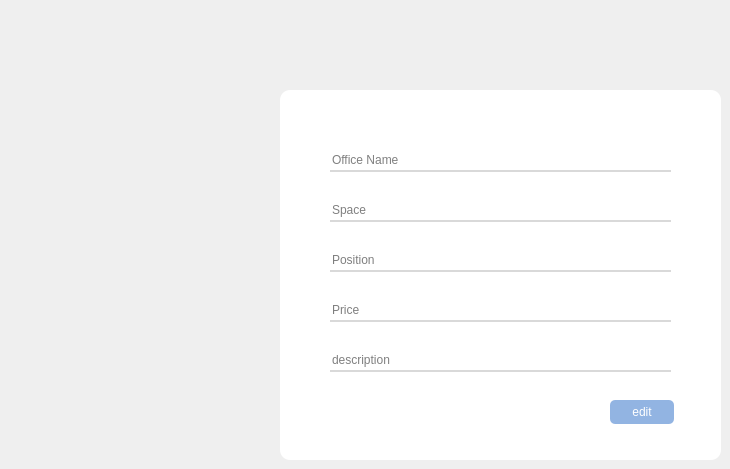
       <widget class="QWidget" name="page_14">
        <widget class="QWidget" name="edit_office_widget" native="true">
         <property name="geometry">
          <rect>
           <x>280</x>
           <y>90</y>
           <width>441</width>
           <height>370</height>
          </rect>
         </property>
         <property name="styleSheet">
          <string notr="true">background-color:white;
border-radius:10px;</string>
         </property>
         <widget class="QLineEdit" name="office_Name_line_edit">
          <property name="geometry">
           <rect>
            <x>50</x>
            <y>60</y>
            <width>341</width>
            <height>22</height>
           </rect>
          </property>
          <property name="styleSheet">
           <string notr="true">border:none;
border-bottom: 1.5px solid #d9d9d9;
border-radius:unset;</string>
          </property>
          <property name="placeholderText">
           <string>Office Name</string>
          </property>
         </widget>
         <widget class="QLineEdit" name="space_line_edit">
          <property name="geometry">
           <rect>
            <x>50</x>
            <y>110</y>
            <width>341</width>
            <height>22</height>
           </rect>
          </property>
          <property name="styleSheet">
           <string notr="true">border:none;
border-bottom: 1.5px solid #d9d9d9;
border-radius:unset;</string>
          </property>
          <property name="placeholderText">
           <string>Space</string>
          </property>
         </widget>
         <widget class="QLineEdit" name="position_line_edit">
          <property name="geometry">
           <rect>
            <x>50</x>
            <y>160</y>
            <width>341</width>
            <height>22</height>
           </rect>
          </property>
          <property name="styleSheet">
           <string notr="true">border:none;
border-bottom: 1.5px solid #d9d9d9;
border-radius:unset;</string>
          </property>
          <property name="placeholderText">
           <string>Position</string>
          </property>
         </widget>
         <widget class="QLineEdit" name="description_line_edit">
          <property name="geometry">
           <rect>
            <x>50</x>
            <y>260</y>
            <width>341</width>
            <height>22</height>
           </rect>
          </property>
          <property name="styleSheet">
           <string notr="true">border:none;
border-bottom: 1.5px solid #d9d9d9;
border-radius:unset;</string>
          </property>
          <property name="placeholderText">
           <string>description</string>
          </property>
         </widget>
         <widget class="QPushButton" name="edit_office_button">
          <property name="geometry">
           <rect>
            <x>330</x>
            <y>310</y>
            <width>64</width>
            <height>24</height>
           </rect>
          </property>
          <property name="styleSheet">
           <string notr="true">border-radius: 5px;
background-color:#92B4E2;
color:white;</string>
          </property>
          <property name="text">
           <string>edit</string>
          </property>
         </widget>
         <widget class="QLineEdit" name="Price_line_edit">
          <property name="geometry">
           <rect>
            <x>50</x>
            <y>210</y>
            <width>341</width>
            <height>22</height>
           </rect>
          </property>
          <property name="styleSheet">
           <string notr="true">border:none;
border-bottom: 1.5px solid #d9d9d9;
border-radius:unset;</string>
          </property>
          <property name="placeholderText">
           <string>Price</string>
          </property>
         </widget>
         <widget class="QLabel" name="officeName_icone_edit">
          <property name="geometry">
           <rect>
            <x>370</x>
            <y>60</y>
            <width>17</width>
            <height>16</height>
           </rect>
          </property>
          <property name="text">
           <string/>
          </property>
          <property name="pixmap">
           <pixmap resource="res.qrc">:/img/img/nameOffice_iconeGrey.png</pixmap>
          </property>
         </widget>
         <widget class="QLabel" name="space_icone_edit">
          <property name="geometry">
           <rect>
            <x>370</x>
            <y>110</y>
            <width>17</width>
            <height>16</height>
           </rect>
          </property>
          <property name="text">
           <string/>
          </property>
          <property name="pixmap">
           <pixmap resource="res.qrc">:/img/img/space_iconeGrey.png</pixmap>
          </property>
         </widget>
         <widget class="QLabel" name="position_icone_edit">
          <property name="geometry">
           <rect>
            <x>370</x>
            <y>160</y>
            <width>17</width>
            <height>16</height>
           </rect>
          </property>
          <property name="text">
           <string/>
          </property>
          <property name="pixmap">
           <pixmap resource="res.qrc">:/img/img/position_iconeGrey.png</pixmap>
          </property>
         </widget>
         <widget class="QLabel" name="price_icone_edit">
          <property name="geometry">
           <rect>
            <x>372</x>
            <y>210</y>
            <width>17</width>
            <height>16</height>
           </rect>
          </property>
          <property name="text">
           <string/>
          </property>
          <property name="pixmap">
           <pixmap resource="res.qrc">:/img/img/dollar_iconeGrey.png</pixmap>
          </property>
         </widget>
         <widget class="QLabel" name="description_icone_edit">
          <property name="geometry">
           <rect>
            <x>370</x>
            <y>260</y>
            <width>17</width>
            <height>16</height>
           </rect>
          </property>
          <property name="text">
           <string/>
          </property>
          <property name="pixmap">
           <pixmap resource="res.qrc">:/img/img/description_iconeGrey.png</pixmap>
          </property>
         </widget>
         <widget class="QPushButton" name="exit_add_popup_edit">
          <property name="geometry">
           <rect>
            <x>217</x>
            <y>15</y>
            <width>16</width>
            <height>16</height>
           </rect>
          </property>
          <property name="styleSheet">
           <string notr="true">background-image: url(&quot;C:/Users/Mon Pc/Desktop/Qt projects/BrainStormSpace/img/exit_x_icon.png&quot;);
background-repeat:no-repeat;</string>
          </property>
          <property name="text">
           <string/>
          </property>
         </widget>
        </widget>
       </widget>
